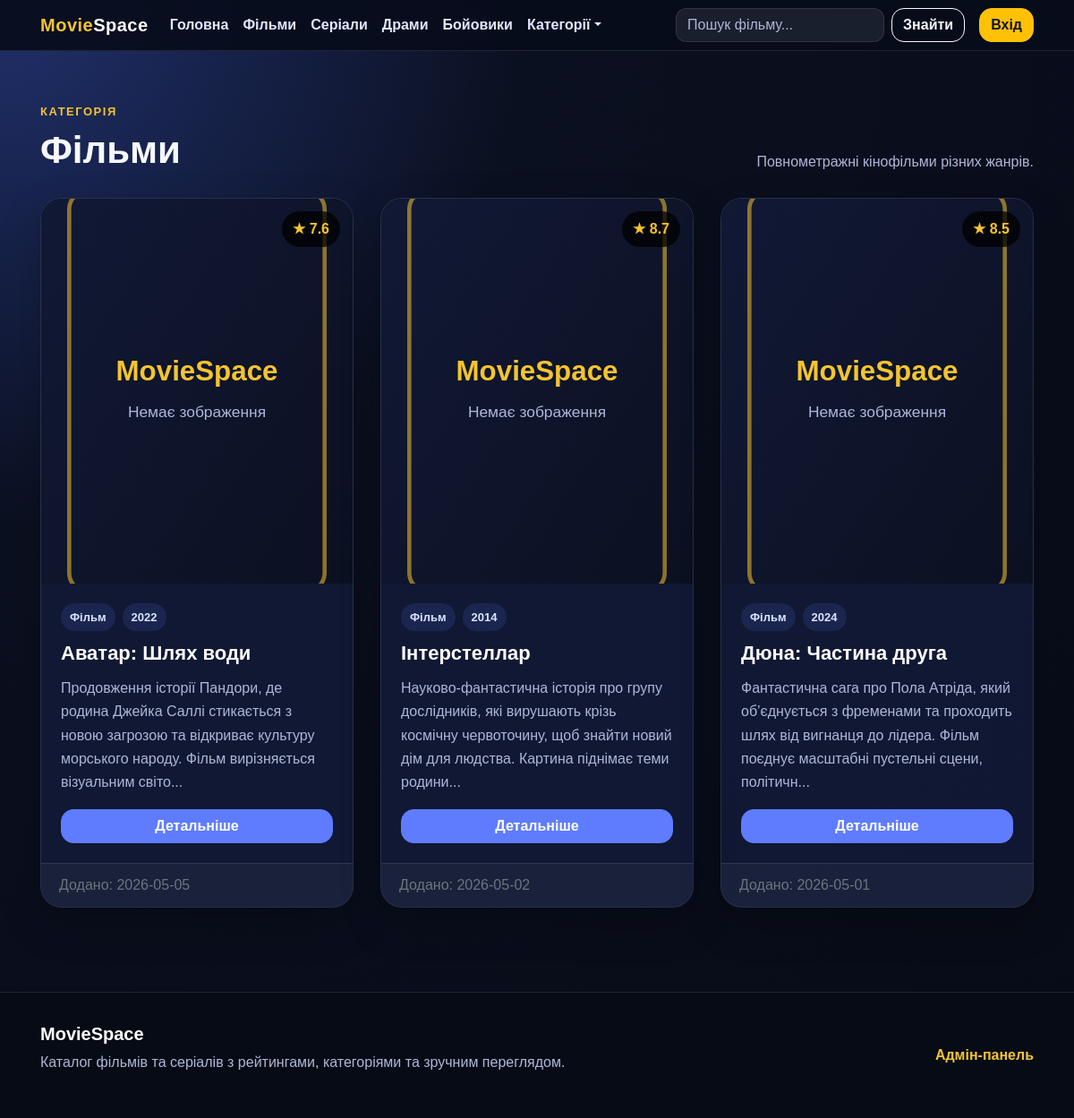
Page /category.php?category_id=1 on the committed database.
### tables this page shows
CREATE TABLE `menu` (
  `id` int(11) NOT NULL AUTO_INCREMENT,
  `title` varchar(100) NOT NULL,
  `link` varchar(255) NOT NULL,
  `sort_order` int(11) NOT NULL DEFAULT 0,
  PRIMARY KEY (`id`)
);

CREATE TABLE `categories` (
  `id` int(11) NOT NULL AUTO_INCREMENT,
  `name` varchar(100) NOT NULL,
  `slug` varchar(120) NOT NULL,
  `description` varchar(255) DEFAULT NULL,
  PRIMARY KEY (`id`)
);

CREATE TABLE `news` (
  `id` int(11) NOT NULL AUTO_INCREMENT,
  `header` varchar(255) NOT NULL,
  `content` text NOT NULL,
  `image` varchar(500) NOT NULL,
  `datatime` date NOT NULL,
  `category_id` int(11) NOT NULL DEFAULT 0,
  `media_type` varchar(40) NOT NULL DEFAULT 'Фільм',
  `year` int(4) NOT NULL,
  `rating` decimal(3,1) NOT NULL DEFAULT 0.0,
  `director` varchar(180) DEFAULT NULL,
  `country` varchar(180) DEFAULT NULL,
  `duration` varchar(100) DEFAULT NULL,
  `trailer` varchar(500) DEFAULT NULL,
  `featured` tinyint(1) NOT NULL DEFAULT 0,
  `created_at` timestamp NOT NULL DEFAULT current_timestamp(),
  PRIMARY KEY (`id`),
  KEY `category_id` (`category_id`)
);

### include/functions.php (called while the page is built, shortened)
<?php
require_once __DIR__ . '/config.php';
function esc($value) {
    return htmlspecialchars((string)$value, ENT_QUOTES, 'UTF-8');
}
function short_text($text, $length = 180) {
    $text = trim(strip_tags((string)$text));
    if (function_exists('mb_strlen') && mb_strlen($text, 'UTF-8') > $length) {
        return mb_substr($text, 0, $length, 'UTF-8') . '...';
    }
    return $text;
}
function catalog_db_ready() {
    global $conn;
    return $conn instanceof mysqli;
}
function catalog_seed_categories_map() {
    $map = [];
    foreach (catalog_seed_data()['categories'] as $category) {
        $map[(int)$category['id']] = $category;
    }
    return $map;
}
function catalog_merge_category_name(array $items) {
    return $items;
}
function get_menu() {
    global $conn;
    $result = mysqli_query($conn, "SELECT * FROM menu ORDER BY sort_order ASC, id ASC");
    return mysqli_fetch_all($result, MYSQLI_ASSOC);
}
function get_categories() {
    global $conn;
    $result = mysqli_query($conn, "SELECT * FROM categories ORDER BY id ASC");
    return mysqli_fetch_all($result, MYSQLI_ASSOC);
}
function get_post_by_category($category_id) {
    global $conn;
    $category_id = mysqli_real_escape_string($conn, $category_id);
    $sql = "SELECT news.*, categories.name AS category_name
            FROM news
            LEFT JOIN categories ON news.category_id = categories.id
            WHERE news.category_id = $category_id
            ORDER BY news.datatime DESC, news.id DESC";
    $result = mysqli_query($conn, $sql);
    return catalog_merge_category_name(mysqli_fetch_all($result, MYSQLI_ASSOC));
}
function get_category_title($category_id) {
    global $conn;
    $category_id = mysqli_real_escape_string($conn, $category_id);
    $sql = "SELECT * FROM categories WHERE id = $category_id LIMIT 1";
    $result = mysqli_query($conn, $sql);
    return mysqli_fetch_assoc($result);
}
?>

### category.php (the view, shortened to what this page needs)
<?php include_once 'header.php'; ?>
<?php
$category_id = isset($_GET['category_id']) ? $_GET['category_id'] : 0;
$posts = get_post_by_category($category_id);
$category = get_category_title($category_id);
?>
<section class="container catalog-section category-page">
    <?php if (!$category): ?>
        <div class="alert alert-danger">Категорію не знайдено.</div>
    <?php else: ?>
        <div class="section-heading">
            <div>
                <p>Категорія</p>
                <h2><?= esc($category['name']); ?></h2>
            </div>
            <span><?= esc($category['description']); ?></span>
        </div>
        <div class="row">
            <?php foreach ($posts as $post): ?>
                <div class="col-md-6 col-lg-4 mb-4">
                    <div class="movie-card h-100">
                        <div class="poster-wrap">
                            <img src="<?= esc($post['image']); ?>" class="card-img-top" alt="<?= esc($post['header']); ?>" onerror="this.src='img/no-image.svg'">
                            <span class="rating-badge">★ <?= esc($post['rating']); ?></span>
                        </div>
                        <div class="card-body d-flex flex-column">
                            <div class="movie-meta">
                                <span><?= esc($post['media_type']); ?></span>
                                <span><?= esc($post['year']); ?></span>
                            </div>
                            <a href="post.php?post_id=<?= (int)$post['id']; ?>"><h5 class="card-title"><?= esc($post['header']); ?></h5></a>
                            <p class="card-text"><?= esc(short_text($post['content'], 155)); ?></p>
                            <a href="post.php?post_id=<?= (int)$post['id']; ?>" class="btn btn-primary mt-auto">Детальніше</a>
                        </div>
                        <div class="card-footer text-muted">Додано: <?= esc($post['datatime']); ?></div>
                    </div>
                </div>
            <?php endforeach; ?>
        </div>
    <?php endif; ?>
</section>
<?php include_once 'footer.php'; ?>

### header.php (shortened to what this page needs)
<?php
require_once __DIR__ . '/include/functions.php';
$menus = get_menu();
$categories = get_categories();
?>
<!doctype html>
<html lang="uk">
<head>
    <link rel="stylesheet" href="https://cdn.jsdelivr.net/npm/bootstrap@4.6.0/dist/css/bootstrap.min.css">
    <link rel="stylesheet" href="css/main.css">
</head>
<body>
<nav class="navbar navbar-expand-lg navbar-dark site-navbar sticky-top">
    <div class="container">
        <a class="navbar-brand logo" href="index.php"><span>Movie</span>Space</a>
        <div class="collapse navbar-collapse" id="navbarSupportedContent">
            <ul class="navbar-nav mr-auto">
                <?php foreach ($menus as $menu): ?>
                    <li class="nav-item">
                        <a class="nav-link" href="<?= esc($menu['link']); ?>"><?= esc($menu['title']); ?></a>
                    </li>
                <?php endforeach; ?>
                <li class="nav-item dropdown">
                    <a class="nav-link dropdown-toggle" href="#" id="categoryDropdown" role="button" data-toggle="dropdown" aria-haspopup="true" aria-expanded="false">Категорії</a>
                </li>
            </ul>
            <form class="form-inline search-form" action="index.php" method="get">
                <input class="form-control mr-sm-2" type="search" name="q" placeholder="Пошук фільму..." aria-label="Search" value="<?= isset($_GET['q']) ? esc($_GET['q']) : ''; ?>">
                <button class="btn btn-outline-light my-2 my-sm-0" type="submit">Знайти</button>
            </form>
            <a class="btn btn-warning ml-lg-3 auth-btn" href="login/index.php">Вхід</a>
        </div>
    </div>
</nav>
<main>

### footer.php (shortened to what this page needs)
</main>
<footer class="site-footer">
    <div class="container">
        <div class="row align-items-center">
            <div class="col-md-8">
                <h5>MovieSpace</h5>
                <p>Каталог фільмів та серіалів з рейтингами, категоріями та зручним переглядом.</p>
            </div>
            <div class="col-md-4 text-md-right">
                <a href="admin/index.php">Адмін-панель</a>
            </div>
        </div>
    </div>
</footer>
</body>
</html>

### css/main.css (style rules this page uses)
* { box-sizing: border-box; }
html { scroll-behavior: smooth; }
body { margin: 0; font-family: Arial, Helvetica, sans-serif; color: var(--text); background: radial-gradient(circle at top left, #20306b 0, #0b1020 34%, #070b16 100%); min-height: 100vh; }
a { color: inherit; }
.site-navbar { background: rgba(8, 12, 28, 0.92); backdrop-filter: blur(10px); border-bottom: 1px solid var(--border); }
.logo { font-weight: 800; letter-spacing: 0.5px; }
.logo span { color: var(--accent); }
.navbar-dark .navbar-nav .nav-link { color: #e4e8ff; font-weight: 600; }
.search-form input { background: rgba(255, 255, 255, 0.08); border: 1px solid var(--border); color: var(--text); }
.search-form input::placeholder { color: var(--muted); }
.auth-btn { font-weight: 700; }
.catalog-section { padding: 58px 15px 70px; }
.section-heading { display: flex; justify-content: space-between; align-items: end; gap: 20px; margin-bottom: 28px; }
.section-heading p { color: var(--accent); text-transform: uppercase; letter-spacing: 1.5px; font-size: 13px; font-weight: 800; margin: 0 0 8px; }
.section-heading h2 { font-weight: 900; font-size: 42px; margin: 0; }
.section-heading span { color: var(--muted); max-width: 420px; }
.movie-card { background: rgba(18, 25, 54, 0.92); border: 1px solid var(--border); border-radius: 24px; overflow: hidden; transition: transform .25s ease, box-shadow .25s ease, border-color .25s ease; box-shadow: 0 18px 46px rgba(0,0,0,0.22); }
.poster-wrap { position: relative; background: #070b16; }
.poster-wrap img, .card-img-top { width: 100%; height: 430px; object-fit: cover; display: block; }
.rating-badge { position: absolute; right: 14px; top: 14px; padding: 8px 12px; border-radius: 999px; background: rgba(0,0,0,0.74); color: var(--accent); font-weight: 800; }
.movie-meta { display: flex; flex-wrap: wrap; gap: 8px; margin-bottom: 12px; }
.movie-meta span, .details-meta span { padding: 6px 10px; border-radius: 999px; background: rgba(95, 124, 255, 0.14); color: #dce3ff; font-size: 13px; font-weight: 700; }
.movie-card .card-body { padding: 22px; }
.movie-card .card-title { font-weight: 800; font-size: 22px; color: #fff; }
.movie-card .card-text { color: var(--muted); line-height: 1.65; }
.movie-card .card-footer { background: rgba(255,255,255,0.04); border-top: 1px solid var(--border); }
.btn-primary { background: var(--accent-two); border-color: var(--accent-two); border-radius: 14px; font-weight: 700; }
.btn-warning { border-radius: 14px; font-weight: 800; color: #101426; }
.btn-outline-light { border-radius: 14px; font-weight: 700; }
.site-footer { padding: 34px 0; background: #070b16; border-top: 1px solid var(--border); color: var(--muted); }
.site-footer h5 { color: #fff; font-weight: 800; }
.site-footer a { color: var(--accent); font-weight: 700; }
.form-control, .custom-select { border-radius: 12px; }

### rows in the picture
menu: title "Головна"
menu: title "Фільми"
menu: title "Серіали"
menu: title "Драми"
menu: title "Бойовики"
categories: name "Фільми", description "Повнометражні кінофільми різних жанрів."
news: rating "7.6", media_type "Фільм", year "2022", header "Аватар: Шлях води", content "Продовження історії Пандори, де родина Джейка Саллі стикається з новою загрозою та відкриває культуру морського народу. Фільм вирізняється візуальним світо...", datatime "2026-05-05"
news: rating "8.7", media_type "Фільм", year "2014", header "Інтерстеллар", content "Науково-фантастична історія про групу дослідників, які вирушають крізь космічну червоточину, щоб знайти новий дім для людства. Картина піднімає теми родини...", datatime "2026-05-02"
news: rating "8.5", media_type "Фільм", year "2024", header "Дюна: Частина друга", content "Фантастична сага про Пола Атріда, який об’єднується з фременами та проходить шлях від вигнанця до лідера. Фільм поєднує масштабні пустельні сцени, політичн...", datatime "2026-05-01"
